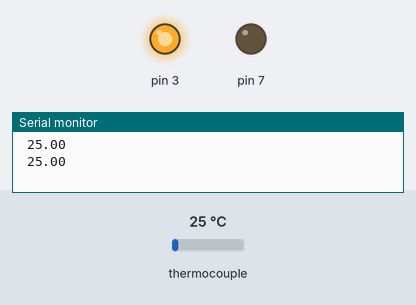
Simulated run of this sketch. Board: Arduino Uno, built with avr-gcc and run on an emulated ATmega328P. Parts: output pins drawn as LEDs (lit = HIGH), the last lines printed to the serial monitor. The test bench sets the inputs (shaded band); at power-on: thermocouple 25 °C.

Above: at 1.7 s.
1.8 s: thermocouple set to 37 °C
3.7 s: thermocouple set to 42 °C
At 4.9 s:
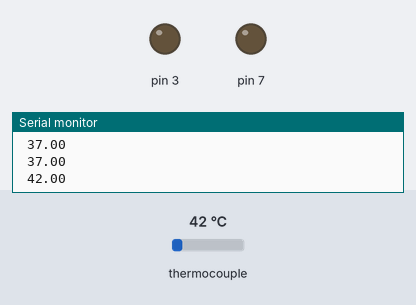
6.0 s: thermocouple set to 6 °C
At 7.7 s:
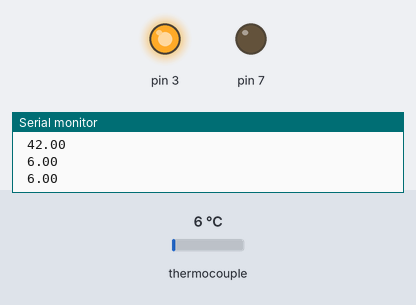
8.0 s: thermocouple set to 75 °C
At 9.3 s:
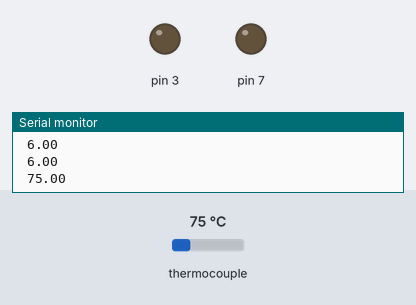
Timing chart, 0 to 11.0 s (numbered marks = the images above; inputs shaded):
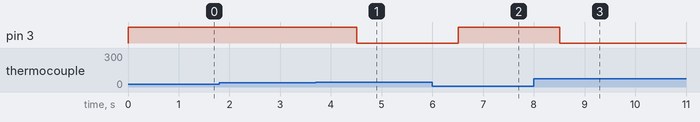

The sketch:

tempcontroller.ino
```cpp
#include "max6675.h"

// Define pins for MAX6675
int thermoDO = 4;
int thermoCS = 5;
int thermoCLK = 6;


// Create MAX6675 object
MAX6675 thermocouple(thermoCLK, thermoCS, thermoDO);

// Define target temperature
const float TARGET_TEMP = 40.0;  // Target temperature in Celsius
const float TEMP_THRESHOLD = 1.0; // Allowable temperature deviation

void setup() {
  Serial.begin(9600);

  // Set H-bridge pins as outputs
  pinMode(3, OUTPUT);
  pinMode(7, OUTPUT);

  // Initial state
  digitalWrite(7, LOW);
  analogWrite(3, 255);

  // Wait for MAX6675 to initialize
  delay(500);
}

void loop() {
  // Read temperature from MAX6675
  double currentTemp = thermocouple.readCelsius();

  Serial.print(" ");
  Serial.println(currentTemp);

  // Control logic for Peltier module
  if (currentTemp>=TARGET_TEMP) {
    // COOLING mode
    digitalWrite(7, LOW);
    analogWrite(3,0);
  }
    // Adjust PWM value if needed
   else if (currentTemp <= TARGET_TEMP - TEMP_THRESHOLD) {
    //HEATING mode
    digitalWrite(7, LOW);
   analogWrite(3, 255);
   }

  // Small delay before next reading
  delay(1000);
}
```

Measured:
- the behaviour switches between 39 and 40 °C on thermocouple (found by bisection; images 0 and 1)
- after the input at 3.7 s, pin 3: HIGH → LOW after 0.81 s
- after the input at 6.0 s, pin 3: LOW → HIGH after 0.51 s
- after the input at 8.0 s, pin 3: HIGH → LOW after 0.51 s
